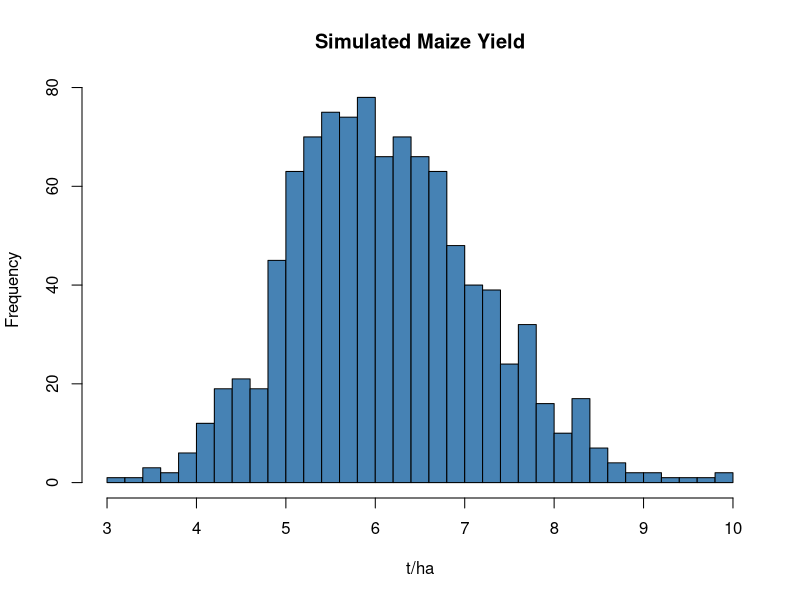
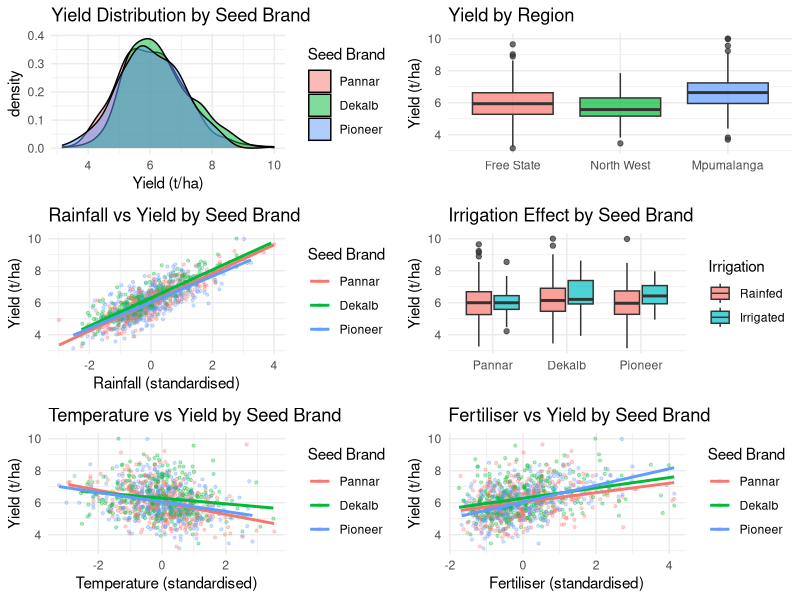

Source code (R) for these figures, in order:
#Generate Observational Data

library(GGally)
library(writexl)


set.seed(123)
n <- 1000  # total observations (fields)

# -----------------------------------------------------------
# 1. REGION  
#    1 = Free State, 2 = North West, 3 = Mpumalanga
# -----------------------------------------------------------
regions <- c("Free State", "North West", "Mpumalanga")
region  <- sample(1:3, n, replace = TRUE, prob = c(0.6, 0.15, 0.25))

# -----------------------------------------------------------
# 2. AVERAGE TEMPERATURE  
# -----------------------------------------------------------
temp_params <- list(
  "1" = c(mean = 23, sd = 3),   # Free State
  "2" = c(mean = 24, sd = 2.5),   # North West
  "3" = c(mean = 23, sd = 1.5)    # Mpumalanga
)

temperature <- mapply(function(reg) {
  p   <- temp_params[[as.character(reg)]]
  val <- rnorm(1, mean = p["mean"], sd = p["sd"])
  val <- max(-5, min(42, val))
  val
}, region)

# -----------------------------------------------------------
# 3. RAINFALL  
# -----------------------------------------------------------
rainfall_params <- list(
  "1" = c(mean = 1080, shape = 25),  # Free State
  "2" = c(mean = 996,  shape = 25),  # North West
  "3" = c(mean = 1230, shape = 25)   # Mpumalanga
)

rainfall <- mapply(function(reg) {
  p    <- rainfall_params[[as.character(reg)]]
  rate <- p["shape"] / p["mean"]
  rgamma(1, shape = p["shape"], rate = rate)
}, region)


# -----------------------------------------------------------
# 5. IRRIGATION TYPE
#    1 = Rainfed, 2 = Irrigated
# -----------------------------------------------------------
irrigation <- mapply(function(reg) {
  if (reg == 3) {
    1L  # Rainfed only
  } else {
    sample(1:2, 1, prob = c(0.9, 0.1))
  }
}, region)

# -----------------------------------------------------------
# 6. FERTILISER APPLICATION RATE  
# -----------------------------------------------------------
fert_mu    <- log(180^2 / sqrt(180^2 + 80^2))
fert_sigma <- sqrt(log(1 + (80 / 180)^2))

fertiliser <- rlnorm(n, meanlog = fert_mu, sdlog = fert_sigma)
fertiliser <- pmax(0, pmin(500, fertiliser))

# -----------------------------------------------------------
# 7. Chemical Weed Control PER HECTARE 
# -----------------------------------------------------------
pest_mu    <- log(150^2 / sqrt(150^2 + 70^2))
pest_sigma <- sqrt(log(1 + (70 / 150)^2))

pesticide_kgha <- rlnorm(n, meanlog = pest_mu, sdlog = pest_sigma)
pesticide_kgha <- pmax(0, pmin(500, pesticide_kgha))

# -----------------------------------------------------------
# 8. SOIL ORGANIC MATTER  (Beta → rescaled to [1, 6]%)
#    + rainfall, - temperature
# -----------------------------------------------------------
rain_soil <- (rainfall - min(rainfall)) / (max(rainfall) - min(rainfall))
temp_soil <- (temperature - min(temperature)) / (max(temperature) - min(temperature))

soil_organic_matter <- 0.6 * rain_soil + 0.4 * (1 - temp_soil)

soil_organic_matter <- 1 + soil_organic_matter * 5
soil_organic_matter <- pmin(pmax(soil_organic_matter, 1), 6)

# -----------------------------------------------------------
# 12. SEED BRAND  
#     1 = Pannar, 2 = Dekalb, 3 = Pioneer
# -----------------------------------------------------------
seed_brand <- sample(1:3, n, replace = TRUE, prob = c(1/3, 1/3, 1/3))

# -----------------------------------------------------------
# 13. TRACTOR BRAND  (Nuisance)
#     1 = John Deere, 2 = Case, 3 = New Holland
# -----------------------------------------------------------
tractor_brand <- sample(1:3, n, replace = TRUE, prob = c(0.6, 0.2, 0.2))

# -----------------------------------------------------------
# 14. ASSEMBLE DATASET
# -----------------------------------------------------------
maize_data <- data.frame(
  region              = region,           # 1=Free State, 2=North West, 3=Mpumalanga
  temperature_C       = round(temperature,          2),
  rainfall_mm         = round(rainfall,              1),
  irrigation          = irrigation,  
  fertiliser_kgha     = round(fertiliser,            2),
  pesticide_kgha      = round(pesticide_kgha,        2),
  soil_organic_matter = round(soil_organic_matter,   3),
  seed_brand          = seed_brand,      
  tractor_brand       = tractor_brand     
)

maize_data_observed <- maize_data #for viewing
# --- Correct variable types ---
maize_data$region        <- factor(maize_data$region,        labels = c("Free State", "North West", "Mpumalanga"))
maize_data$irrigation    <- factor(maize_data$irrigation,    labels = c("Rainfed", "Irrigated"))
maize_data$seed_brand    <- factor(maize_data$seed_brand,    labels = c("Pannar", "Dekalb", "Pioneer"))
maize_data$tractor_brand <- factor(maize_data$tractor_brand, labels = c("John Deere", "Case", "New Holland"))

# --- Standardise continuous variables ---
maize_data$temperature_C_z       <- as.numeric(scale(maize_data$temperature_C))
maize_data$rainfall_mm_z         <- as.numeric(scale(maize_data$rainfall_mm))
maize_data$fertiliser_kgha_z     <- as.numeric(scale(maize_data$fertiliser_kgha))
maize_data$pesticide_kgha_z      <- as.numeric(scale(maize_data$pesticide_kgha))
maize_data$soil_organic_matter_z <- as.numeric(scale(maize_data$soil_organic_matter))

# --- Dummies (Pannar = reference, so no Pannar dummy) ---
maize_data$Dekalb    <- as.integer(maize_data$seed_brand == "Dekalb")
maize_data$Pioneer   <- as.integer(maize_data$seed_brand == "Pioneer")
maize_data$Irrigated <- as.integer(maize_data$irrigation == "Irrigated")
maize_data$John    <- as.integer(maize_data$tractor_brand == "John Deere")
maize_data$Case   <- as.integer(maize_data$tractor_brand == "New Holland")

# Local vectors for use in yield formula
Dekalb    <- maize_data$Dekalb
Pioneer   <- maize_data$Pioneer
Irrigated <- maize_data$Irrigated

# --- Simulate yield ---
# Reference groups: Pannar seed, Rainfed irrigation
maize_data$yield_tha <- (
  6.0                                                         # baseline = Pannar, Rainfed
  
  + 0.80  * maize_data$rainfall_mm_z                         # strongest driver
  - 0.25  * maize_data$temperature_C_z                       # heat penalty
  
  + 0.35  * maize_data$fertiliser_kgha_z
  + 0.15  * maize_data$pesticide_kgha_z
  + 0.25  * Irrigated                                        # vs Rainfed
  
  + 0.10  * maize_data$soil_organic_matter_z
  
  + 0.30  * Dekalb                                           # vs Pannar
  + 0.20  * Dekalb   * maize_data$temperature_C_z           # Pannar thrives in heat (negative relative to Dekalb)
  + 0.25  * Pioneer  * Irrigated                             # Pioneer boost when irrigated
  + 0.20  * Pioneer  * maize_data$fertiliser_kgha_z         # Pioneer boost with high fertiliser
  
  + rnorm(n, mean = 0, sd = 0.3)
)

maize_data$yield_tha <- pmin(pmax(maize_data$yield_tha, 3), 10)

# --- Subset columns ---
maize_data <- maize_data[, c("yield_tha",
                             "region",
                             "temperature_C_z",
                             "rainfall_mm_z",
                             "Irrigated",
                             "fertiliser_kgha_z",
                             "pesticide_kgha_z",
                             "soil_organic_matter_z",
                             "Dekalb",
                             "Pioneer",
                             "John",
                             "Case",
                             "seed_brand",
                             "irrigation")]

summary(maize_data$yield_tha)
hist(maize_data$yield_tha, breaks = 30,
     main = "Simulated Maize Yield", xlab = "t/ha", col = "steelblue")

library(ggplot2)
library(gridExtra)

###SOME GRAPHS
# 1. Yield distribution by seed brand
p1 <- ggplot(maize_data, aes(x = yield_tha, fill = seed_brand)) +
  geom_density(alpha = 0.5) +
  labs(title = "Yield Distribution by Seed Brand", x = "Yield (t/ha)", fill = "Seed Brand") +
  theme_minimal()

# 2. Yield by region (boxplot)
p2 <- ggplot(maize_data, aes(x = region, y = yield_tha, fill = region)) +
  geom_boxplot(alpha = 0.7) +
  labs(title = "Yield by Region", x = "", y = "Yield (t/ha)") +
  theme_minimal() +
  theme(legend.position = "none")

# 3. Rainfall vs Yield (scatter) coloured by seed brand
p3 <- ggplot(maize_data, aes(x = rainfall_mm_z, y = yield_tha, colour = seed_brand)) +
  geom_point(alpha = 0.3, size = 0.8) +
  geom_smooth(method = "lm", se = FALSE) +
  labs(title = "Rainfall vs Yield by Seed Brand", 
       x = "Rainfall (standardised)", y = "Yield (t/ha)", colour = "Seed Brand") +
  theme_minimal()

# 4. Irrigation effect by seed brand
p4 <- ggplot(maize_data, aes(x = seed_brand, y = yield_tha, fill = irrigation)) +
  geom_boxplot(alpha = 0.7) +
  labs(title = "Irrigation Effect by Seed Brand", x = "", y = "Yield (t/ha)", fill = "Irrigation") +
  theme_minimal()

# 5. Temperature vs Yield — should show Pannar doing better in heat
p5 <- ggplot(maize_data, aes(x = temperature_C_z, y = yield_tha, colour = seed_brand)) +
  geom_point(alpha = 0.3, size = 0.8) +
  geom_smooth(method = "lm", se = FALSE) +
  labs(title = "Temperature vs Yield by Seed Brand",
       x = "Temperature (standardised)", y = "Yield (t/ha)", colour = "Seed Brand") +
  theme_minimal()

# 6. Fertiliser vs Yield — Pioneer interaction should be visible
p6 <- ggplot(maize_data, aes(x = fertiliser_kgha_z, y = yield_tha, colour = seed_brand)) +
  geom_point(alpha = 0.3, size = 0.8) +
  geom_smooth(method = "lm", se = FALSE) +
  labs(title = "Fertiliser vs Yield by Seed Brand",
       x = "Fertiliser (standardised)", y = "Yield (t/ha)", colour = "Seed Brand") +
  theme_minimal()

# Display all together
grid.arrange(p1, p2, p3, p4, p5, p6, ncol = 2)


#I will export the necessary dataset for the next step
maize_data_observed$yield_tha <-maize_data$yield_tha
write.csv(maize_data_observed, "observed_data.csv", row.names = FALSE)